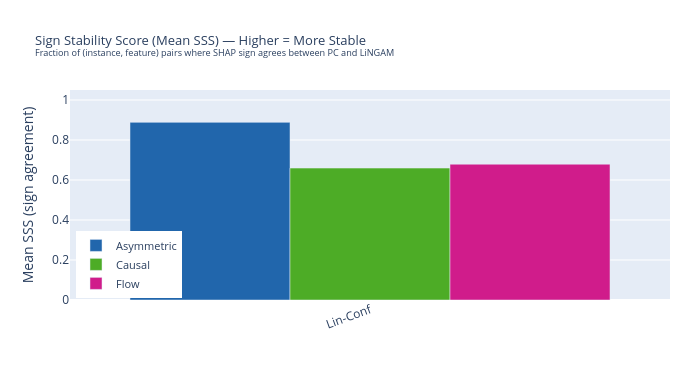

Notebook code for this chart:
### Code cell
# ── SSS bar chart ─────────────────────────────────────────────────────────────
fig_sss = go.Figure()
for meth in BASE_METHODS:
    sub = df_sss[df_sss["Method"] == meth]
    fig_sss.add_trace(go.Bar(
        name         = meth,
        x            = sub["Dataset"].tolist(),
        y            = sub["MeanSSS"].tolist(),
        marker_color = METHOD_COLORS[meth],
        hovertemplate=f"<b>{meth}</b><br>Dataset=%{{x}}<br>MeanSSS=%{{y:.3f}}<extra></extra>",
    ))

fig_sss.update_layout(
    title=dict(text="Sign Stability Score (Mean SSS) — Higher = More Stable<br>"
               "<sup>Fraction of (instance, feature) pairs where SHAP sign agrees between PC and LiNGAM</sup>",
               font=dict(size=13)),
    barmode="group",
    yaxis=dict(title="Mean SSS (sign agreement)", range=[0, 1.05]),
    height=380, width=700,
    legend=dict(x=0.01, y=0.01, xanchor="left", font=dict(size=11)),
    margin=dict(l=70, r=30, t=90, b=80),
    xaxis=dict(tickangle=-20),
)
fig_sss.show()

### Figure 1 — Plotly figure (JSON) as saved in the notebook; plotly's stock layout.template omitted (floating-point values rounded to 4 significant figures)
{"data": [{"hovertemplate": "<b>Asymmetric</b><br>Dataset=%{x}<br>MeanSSS=%{y:.3f}<extra></extra>", "marker": {"color": "#2166ac"}, "name": "Asymmetric", "type": "bar", "x": ["Lin-Conf"], "y": [0.8882]}, {"hovertemplate": "<b>Causal</b><br>Dataset=%{x}<br>MeanSSS=%{y:.3f}<extra></extra>", "marker": {"color": "#4dac26"}, "name": "Causal", "type": "bar", "x": ["Lin-Conf"], "y": [0.6596]}, {"hovertemplate": "<b>Flow</b><br>Dataset=%{x}<br>MeanSSS=%{y:.3f}<extra></extra>", "marker": {"color": "#d01c8b"}, "name": "Flow", "type": "bar", "x": ["Lin-Conf"], "y": [0.6791]}], "layout": {"barmode": "group", "height": 380, "legend": {"font": {"size": 11}, "x": 0.01, "xanchor": "left", "y": 0.01}, "margin": {"b": 80, "l": 70, "r": 30, "t": 90}, "title": {"font": {"size": 13}, "text": "Sign Stability Score (Mean SSS) — Higher = More Stable<br><sup>Fraction of (instance, feature) pairs where SHAP sign agrees between PC and LiNGAM</sup>"}, "width": 700, "xaxis": {"tickangle": -20}, "yaxis": {"range": [0, 1.05], "title": {"text": "Mean SSS (sign agreement)"}}}}
